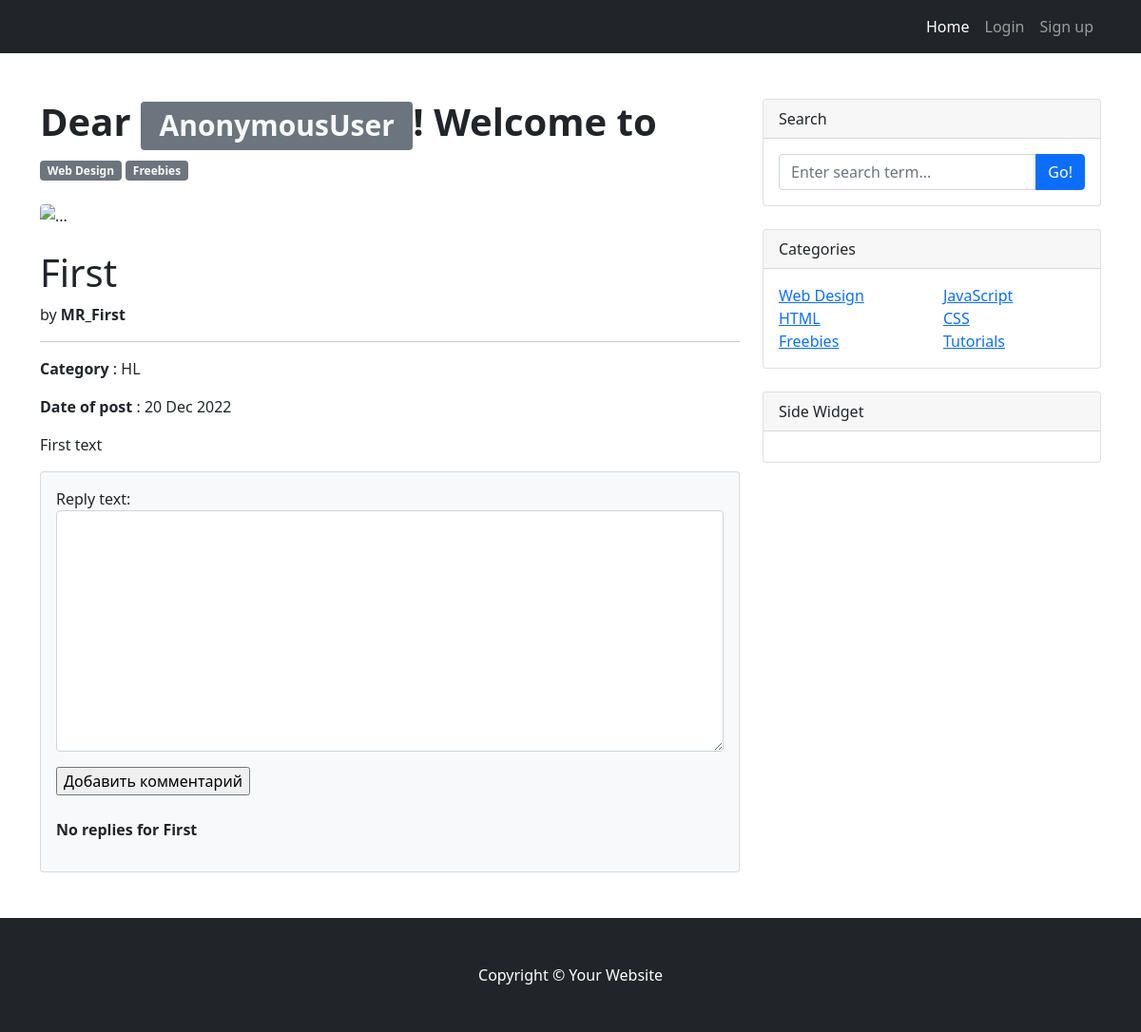
/post/1, run on an earlier commit of the app's database.
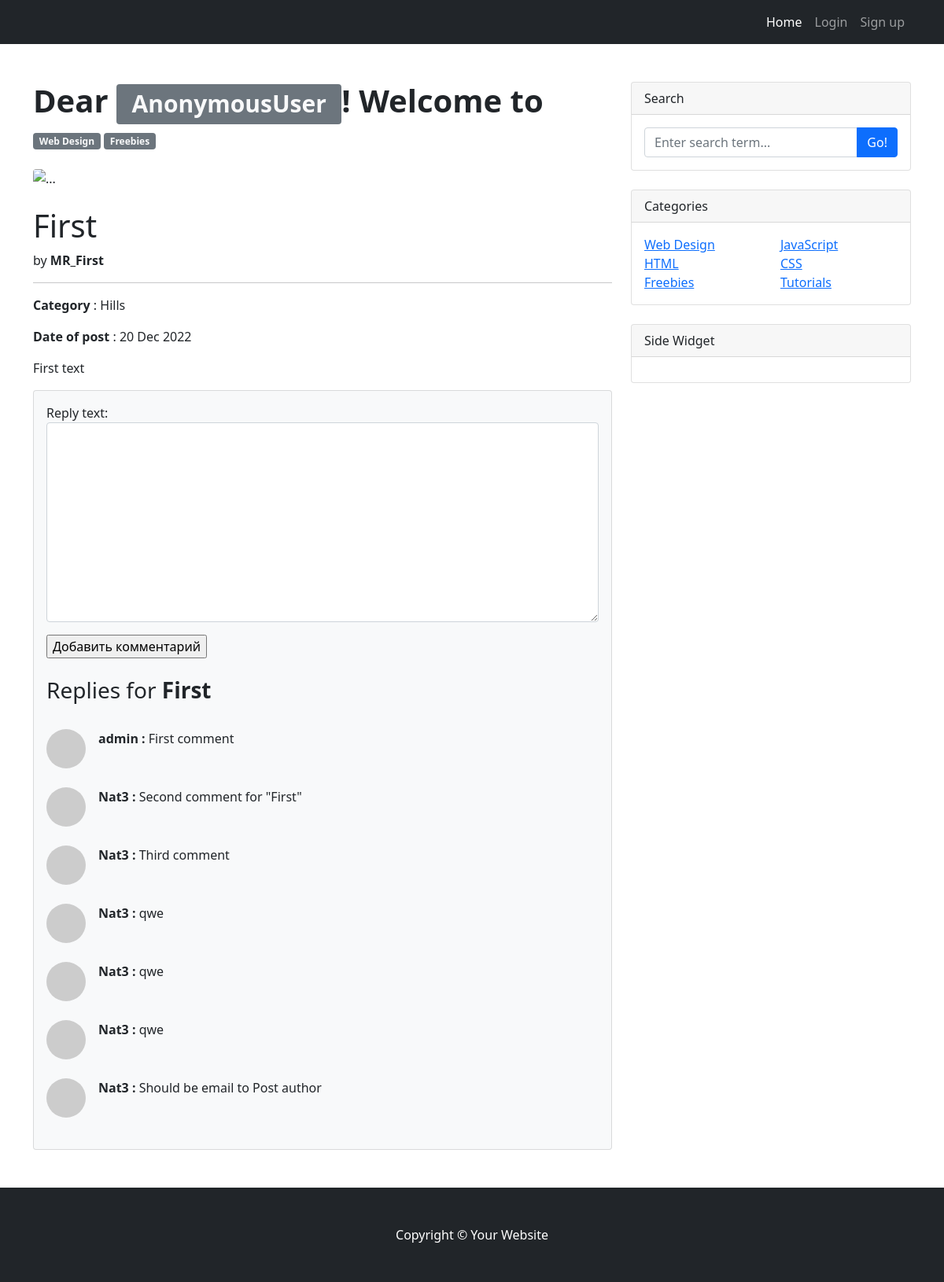
And on a later commit of the database.
### board_app/models.py (models this page shows, shortened)
class Post(models.Model):
    title = models.CharField(max_length=255)
    post_auth = models.ForeignKey(User, on_delete=models.CASCADE)
    add_time = models.DateTimeField(auto_now_add=True)
    category = models.CharField(max_length=30, choices=PostTypes)
    post_text = RichTextField(blank=True, null=True)

class Reply(LifecycleModel, models.Model):
    reply_text = models.TextField()
    reply_auth = models.ForeignKey(User, on_delete=models.CASCADE)
    reply_post = models.ForeignKey(Post, related_name='replies', on_delete=models.CASCADE)
    add_time = models.DateTimeField(auto_now_add=True)
    confirmation = models.BooleanField(default=False)

### board_app/views.py (the view)
# urls.py: path('<int:pk>', PostDetail.as_view(), name='post'),
class PostDetail(DetailView):
    model = Post
    template_name = 'post.html'
    context_object_name = 'post'
    form_class = ReplyForm
    success_url = '/'
    def get_context_data(self, **kwargs):
        context = super().get_context_data(**kwargs)
        context['form'] = ReplyForm()
        return context
    def post(self, request, *args, **kwargs):
        form = self.form_class(request.POST)  # создаём новую форму, забиваем в неё данные из POST-запроса
        if form.is_valid():
            reply = form.save(commit=False)
            reply.reply_auth = request.user
            reply.reply_post_id = self.kwargs['pk']
            form.save()
            subject = f'User {reply.reply_auth} replies on {reply.reply_post}'
            auth_mail = reply.reply_post.post_auth.email
            send_mail(
                subject=subject,
                message=reply.reply_text,
                from_email='AndreySkillF2@yandex.ru',
                recipient_list=[str(auth_mail)]
            )
        return redirect('posts')

### board_app/forms.py
class ReplyForm(ModelForm):
    class Meta:
        model = Reply
        fields = ['reply_text']
        widgets = {
            'reply_text': forms.Textarea(attrs={'class': 'form-control'})
        }

### templates/post.html (shortened to what this page needs)
{% extends 'flatpages/default.html' %}
{% block content %}
<h1> {{ post.title }} </h1>
by <strong> {{ post.post_auth }} </strong>
<hr>
  <table style="width: auto; height: auto; text-align: center;" >
           <tr>
               <p> <strong> Category </strong>: {{ post.category }}</p>
               <p> <strong> Date of post </strong> : {{ post.add_time|date:'d M Y' }}</p>
               <p>{{ post.post_text|safe }}</p>
           </tr>
  </table>
                    <section class="mb-5">
                        <div class="card bg-light">
                            <div class="card-body">
                                <form method="POST">
                                    {{ form.as_p }}
                                    <input type="submit" value="Добавить комментарий" >
                                </form>
        {% if post.replies.all %}
            <br/>
            <h3> Replies for <strong> {{ post.title }} </strong> </h3>
            <br/>
            {% for reply in post.replies.all %}
            <div class="d-flex">
                <div class="flex-shrink-0"><img class="rounded-circle" src="https://dummyimage.com/50x50/ced4da/6c757d.jpg" alt="..." /></div>
                <div class="ms-3">
                    <div class="fw"> <strong> {{ reply.reply_auth }} : </strong> {{ reply.reply_text }} </div>
                </div>
                </div>
            <br/>
            {% endfor %}
            {% else %}
                    <br/>
                    <p> <strong> No replies for {{ post.title }} </strong> </p>
        {% endif %}
                            </div>
                        </div>
                    </section>
{% endblock content %}

### templates/flatpages/default.html (shortened to what this page needs)
<!DOCTYPE html>
<html lang="en">
    <head>
        {% load static%}
        <link href=" {% static 'css/styles.css' %} " rel="stylesheet" />
    </head>
    <body>
        <nav class="navbar navbar-expand-lg navbar-dark bg-dark">
            <div class="container">
                <div class="collapse navbar-collapse" id="navbarSupportedContent">
                    <ul class="navbar-nav ms-auto mb-2 mb-lg-0">
                        <li class="nav-item"><a class="nav-link active" href="{% url 'posts' %}">Home</a></li>
                        {% if user.is_authenticated %}
                        <li class="nav-item"><a class="nav-link" href="{% url 'auth_posts' %}"> My posts </a></li>
                        <li class="nav-item"><a class="nav-link" href="{% url 'account_logout' %}">Logout</a></li>
                        {% else %}
                        <li class="nav-item"><a class="nav-link" href="{% url 'account_login' %}">Login</a></li>
                        <li class="nav-item"><a class="nav-link " aria-current="page" href="{% url 'account_signup' %}"> Sign up </a></li>
                        {% endif %}
                    </ul>
                </div>
            </div>
        </nav>
        <div class="container mt-5">
            <div class="row">
                <div class="col-lg-8">
                    <article>
                        <header class="mb-4">
                            <h1 class="fw-bolder mb-1"> Dear <a class="badge bg-secondary text-decoration-none link-light" href="#!"a>  {{request.user}} <a/>! Welcome to </h1>
                            <a class="badge bg-secondary text-decoration-none link-light" href="#!">  Web Design</a>
                            <a class="badge bg-secondary text-decoration-none link-light" href="#!">Freebies</a>
                        </header>
                        <figure class="mb-4"><img class="img-fluid rounded" src="https://www.wallpapertip.com/wmimgs/75-752373_all-video-games-characters.png" alt="..." /></figure>
                        {% block content %}
                        {% endblock content %}
                    </article>
                </div>
                <div class="col-lg-4">
                    <div class="card mb-4">
                        <div class="card-header">Search</div>
                        <div class="card-body">
                            <div class="input-group">
                                <input class="form-control" type="text" placeholder="Enter search term..." aria-label="Enter search term..." aria-describedby="button-search" />
                                <button class="btn btn-primary" id="button-search" type="button">Go!</button>
                            </div>
                        </div>
                    </div>
                    <div class="card mb-4">
                        <div class="card-header">Categories</div>
                        <div class="card-body">
                            <div class="row">
                                <div class="col-sm-6">
                                    <ul class="list-unstyled mb-0">
                                        <li><a href="#!">Web Design</a></li>
                                        <li><a href="#!">HTML</a></li>
                                        <li><a href="#!">Freebies</a></li>
                                    </ul>
                                </div>
                                <div class="col-sm-6">
                                    <ul class="list-unstyled mb-0">
                                        <li><a href="#!">JavaScript</a></li>
                                        <li><a href="#!">CSS</a></li>
                                        <li><a href="#!">Tutorials</a></li>
                                    </ul>
                                </div>
                            </div>
                        </div>
                    </div>
                    <div class="card mb-4">
                        <div class="card-header">Side Widget</div>
                        <div class="card-body"> </div>
                    </div>
                </div>
            </div>
        </div>
        <footer class="py-5 bg-dark">
            <div class="container"><p class="m-0 text-center text-white">Copyright &copy; Your Website </p></div>
        </footer>
    </body>
</html>

What changed in the data, as far as the page shows it:
changed Post "First": category "HL" → "Hills"
added Reply: reply_auth "admin", reply_text "First comment"
added Reply: reply_auth "Nat3", reply_text "Second comment for \"First\""
added Reply: reply_auth "Nat3", reply_text "Third comment"
added Reply: reply_auth "Nat3", reply_text "qwe"
added Reply: reply_auth "Nat3", reply_text "qwe"
added Reply: reply_auth "Nat3", reply_text "qwe"
added Reply: reply_auth "Nat3", reply_text "Should be email to Post author"
Also different on the page:
text no longer shown: "No replies for"
text now shown: "Replies for"
